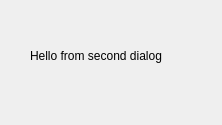
<?xml version="1.0" encoding="UTF-8"?>
<ui version="4.0">
 <class>SecondDialog</class>
 <widget class="QDialog" name="SecondDialog">
  <property name="geometry">
   <rect>
    <x>0</x>
    <y>0</y>
    <width>222</width>
    <height>125</height>
   </rect>
  </property>
  <property name="windowTitle">
   <string>Dialog</string>
  </property>
  <widget class="QLabel" name="label">
   <property name="geometry">
    <rect>
     <x>30</x>
     <y>40</y>
     <width>181</width>
     <height>31</height>
    </rect>
   </property>
   <property name="text">
    <string>Hello from second dialog</string>
   </property>
  </widget>
 </widget>
 <resources/>
 <connections/>
</ui>
